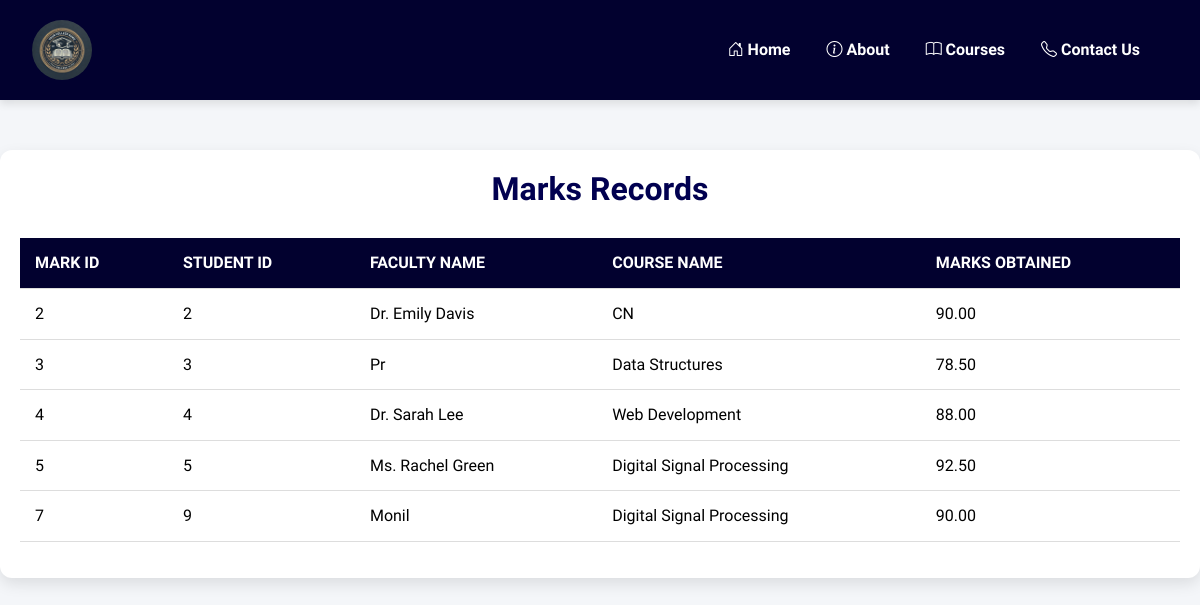
The page /show-marks/ on the database as committed earlier.
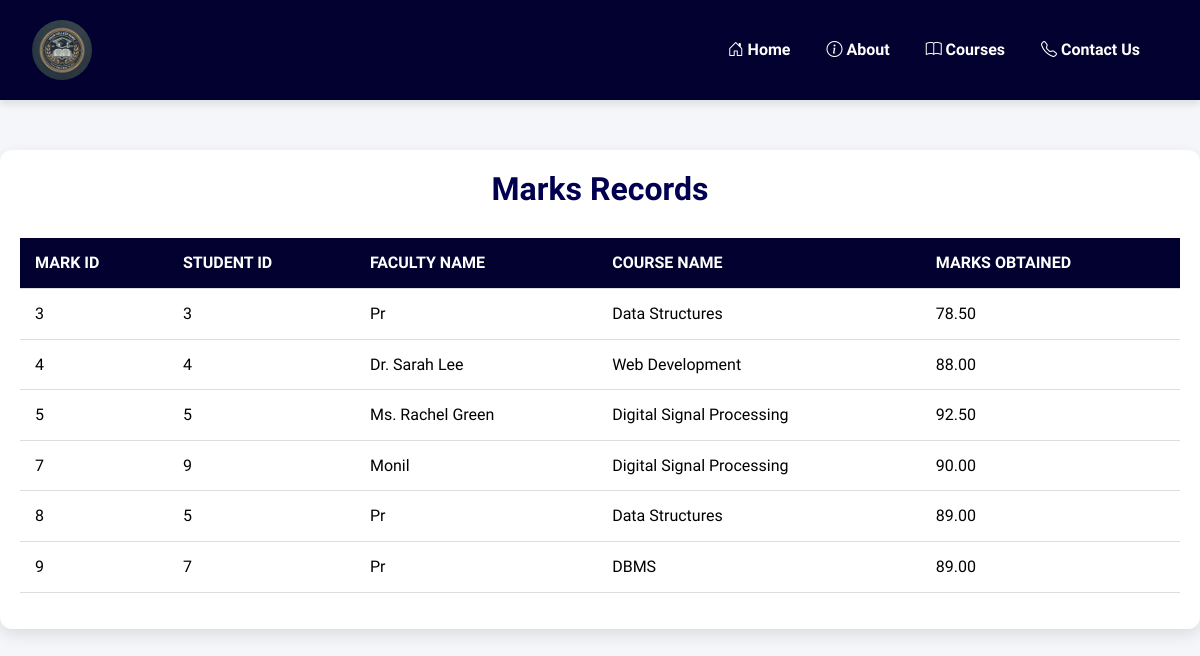
The same page on the database as committed later.
### dbms/models.py (models this page shows, shortened)
class CourseMarks(models.Model):
    id = models.AutoField(primary_key=True)
    student = models.ForeignKey(RegisteredStudent, on_delete=models.CASCADE)  # FK to RegisteredStudent
    faculty = models.ForeignKey(Faculty, on_delete=models.CASCADE)  # FK to Faculty
    course = models.ForeignKey(StreamCourse, on_delete=models.CASCADE)  # FK to StreamCourse
    marks = models.DecimalField(max_digits=5, decimal_places=2)  # Marks with up to two decimal points

class RegisteredStudent(models.Model):
    id = models.AutoField(primary_key=True)
    student_name = models.CharField(max_length=255)
    course = models.ManyToManyField(StreamCourse)  # FK to StreamCourse
    admission_date = models.DateField()
    fee_status = models.CharField(max_length=10, choices=[('Paid', 'Paid'), ('Unpaid', 'Unpaid')])

class Faculty(models.Model):
    id = models.AutoField(primary_key=True)
    name = models.CharField(max_length=255)
    designation = models.CharField(max_length=255)
    department = models.ForeignKey('Department', on_delete=models.CASCADE)  # FK to department
    contact = models.CharField(max_length=100)
    photo_url = models.CharField(max_length=255)

class StreamCourse(models.Model):
    id = models.AutoField(primary_key=True)
    stream_name = models.CharField(max_length=255)
    course_name = models.CharField(max_length=255)

### dbms/views.py (the view)
# urls.py: path('show-marks/', show_marks, name='show_marks'),
def show_marks(request):
    marks = CourseMarks.objects.all()  # Fetch all ticker records
    context = {
        'marks': marks,
    }
    return render(request, 'show_marks.html', context)

### templates/show_marks.html (shortened to what this page needs)
{% load static %}
<!DOCTYPE html>
<html lang="en">
<head>
    <link rel="stylesheet" href="https://cdn.jsdelivr.net/npm/bootstrap@5.3.3/dist/css/bootstrap.min.css" />
    <link rel="stylesheet" href="https://cdnjs.cloudflare.com/ajax/libs/bootstrap-icons/1.8.1/font/bootstrap-icons.min.css">
    <link rel="stylesheet" href="{% static 'lib.css' %}" />
</head>
<body>
    <nav class="navbar navbar-expand-lg">
        <div class="container-fluid">
            <a class="navbar-brand" href="#">
                <img src="{% static 'images/logo.png' %}" alt="College Logo" />
            </a>
            <div class="collapse navbar-collapse" id="navbarNav">
                <ul class="navbar-nav ms-auto">
                    <li class="nav-item">
                        <a class="nav-link" href="{% url 'home' %}"><i class="bi bi-house-door"></i> <b>Home</b></a>
                    </li>
                    <li class="nav-item">
                        <a class="nav-link" href="{% url 'about' %}"><i class="bi bi-info-circle"></i> <b>About</b></a>
                    </li>
                    <li class="nav-item">
                        <a class="nav-link" href="{% url 'show_courses' %}"><i class="bi bi-book"></i> <b>Courses</b></a>
                    </li>
                    <li class="nav-item">
                        <a class="nav-link" href="{% url 'contact' %}"><i class="bi bi-telephone"></i> <b>Contact Us</b></a>
                    </li>
                </ul>
            </div>
        </div>
    </nav>
    <div class="container">
        <h2>Marks Records</h2>
        <table class="table table-hover">
            <thead>
                <tr>
                    <th scope="col">Mark ID</th>
                    <th scope="col">Student ID</th>
                    <th scope="col">Faculty Name</th>
                    <th scope="col">Course Name</th>
                    <th scope="col">Marks Obtained</th>
                </tr>
            </thead>
            <tbody>
                {% for mark in marks %}
                <tr>
                    <td>{{ mark.id }}</td>
                    <td>{{ mark.student.id}}</td>
                    <td>{{ mark.faculty.name }}</td>
                    <td>{{ mark.course.course_name }}</td>
                    <td>{{ mark.marks }}</td>
                </tr>
                {% empty %}
                <tr>
                    <td colspan="5" class="text-center">No records available.</td>
                </tr>
                {% endfor %}
            </tbody>
        </table>
    </div>
</body>
</html>

Rows that differ between the two databases and show on the page:
removed CourseMarks: id "2", student.id "2", faculty.name "Dr. Emily Davis", course.course_name "CN", marks "90.00"
added CourseMarks: id "8", student.id "5", faculty.name "Pr", course.course_name "Data Structures", marks "89.00"
added CourseMarks: id "9", student.id "7", faculty.name "Pr", course.course_name "DBMS", marks "89.00"
